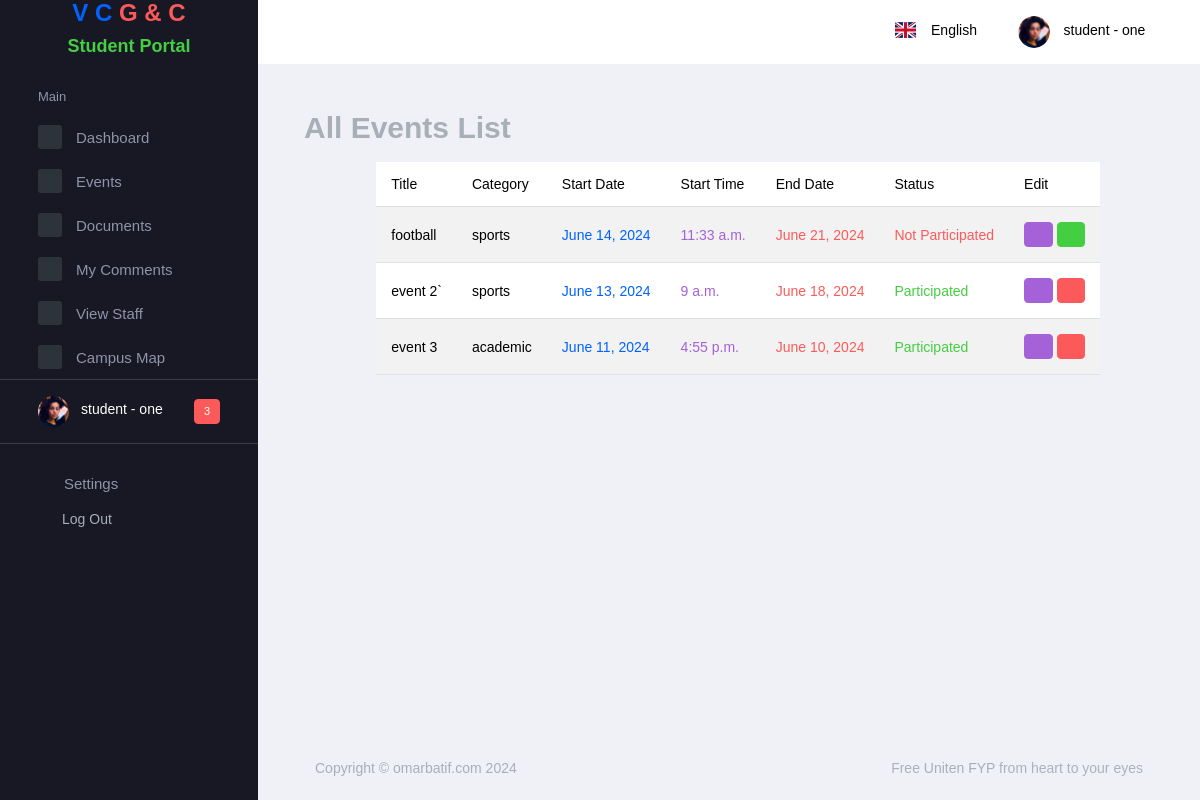
The app's page /student/events/ (signed in) with its own data.
### user/models.py (models this page shows)
class CustomUser(AbstractBaseUser, PermissionsMixin):
    first_name = models.CharField(_("first name"), max_length=50)
    last_name = models.CharField(_("last name"), max_length=50)
    username = models.CharField(_("user name"), unique=True, max_length=50)
    email = models.EmailField(_("email address"), unique=True)
    is_staff = models.BooleanField(default=False)
    is_student = models.BooleanField(default=False)
    is_active = models.BooleanField(default=True)
    date_joined = models.DateTimeField(default=timezone.now)
    USERNAME_FIELD = "email"
    REQUIRED_FIELDS = [
        "first_name",
        "last_name",
        "username",
    ]
    objects = CustomUserManager()
    class Meta:
        app_label = "user"
        db_table = ""
        managed = True
        verbose_name = "Single User"
        verbose_name_plural = "All Users"
        order_with_respect_to = "is_staff"
    def __str__(self):
        return f"{self.first_name} - {self.last_name}"

### university/models.py (models this page shows, shortened)
class Event(models.Model):
    class Meta:
        app_label = "university"
        managed = True
        verbose_name = 'Event'
        verbose_name_plural = 'Events'
    title = models.CharField(max_length=100)
    content = models.TextField()
    created_by = models.ForeignKey(
        'user.CustomUser',
        related_name='events',
        on_delete=models.CASCADE)
    category = models.ForeignKey(EventCategory,
                                 on_delete=models.PROTECT,
                                 related_name="event")
    start_at = models.DateTimeField(blank=True, null=True)
    ends_at = models.DateTimeField(blank=True, null=True)
    created_at = models.DateTimeField(auto_now_add=True)
    updated_at = models.DateTimeField(auto_now=True)
    image = models.ImageField(upload_to="events/",
                              null=True, default="default_img.jpeg")

class EventCategory(models.Model):
    class Meta:
        app_label = "university"
        managed = True
        verbose_name = 'Event Category'
        verbose_name_plural = 'Event Categories'
    name = models.CharField(
        max_length=50, blank=True, null=True)
    description = models.CharField(
        max_length=500, blank=True, null=True)
    image = models.ImageField(upload_to="events/categories/",
                              null=True, default="default_img.jpeg")
    def __str__(self):
        return self.name

### student/views.py (the view)
class EventListView(ListView):
    model = Event
    context_object_name = 'events'
    template_name = 'dashboard/student/events/all-list.html'
    def get_context_data(self, **kwargs):
        context = super().get_context_data(**kwargs)
        user = self.request.user
        participated_events = ParticipatedEvent.objects.filter(
            participant=user,
            is_participated=True).values_list('event_id', flat=True)
        context['participated_events'] = participated_events
        return context

### templates/dashboard/student/events/all-list.html (shortened to what this page needs)
{% extends "dashboard/student-base.html" %}
{% block style_content %}
  <link rel="stylesheet" href="https://cdn.datatables.net/responsive/3.0.2/css/responsive.bootstrap5.css">
  <link rel="stylesheet" href="https://cdn.datatables.net/2.0.8/css/dataTables.bootstrap5.css">
{% endblock style_content %}
{% block main_content %}
<div class="row">
  <div class="col-sm-12">
    <h1>All Events List</h1>
  </div>
</div>
<div class="row mt-2">
  <div class="col-md-1"></div>
  <div class="col-md-10">
    <table id="events_table" class="table table-striped nowrap" style="width:100%">
      <thead>
          <tr>
            <th>Title</th>
            <th>Category</th>
            <th>Start Date</th>
            <th>Start Time</th>
            <th>End Date</th>
            <th>Status</th>
            <th>Edit</th>
          </tr>
      </thead>
      <tbody>
        {% for event in events %}
        <tr>
          <td>{{ event.title }}</td>
          <td>{{ event.category }}</td>
          <td class="text-primary">{{ event.start_at.date }}</td>
          <td class="text-info">{{ event.start_at.time }}</td>
          <td class="text-danger">{{ event.ends_at.date }}</td>
        {% if event.id in participated_events %}
            <td class="text-success">Participated</td>
        {% else %}
        <td class="text-danger">Not Participated</td>
        {% endif %}
          <td>
            <label class="badge badge-info">
                <a
                  href="{% url 'student-event-detail' event.id %}"
                  class="text-success"
                >
                  <i class="mdi mdi-eye"></i>
                </a>
            </label>
      {% if request.user.is_student and not event.id in participated_events %}
            <label class="badge badge-success">
              <a
                href="{% url 'student-events-participate' event.id %}"
                class="text-dark"
              >
                <i class="mdi mdi-pencil-box-outline"></i>
              </a>
            </label>
            {% else %}
            <label class="badge badge-danger">
              <a href="{% url 'student-events-un-participate' event.id %}" class="text-dark">
                <i class="mdi mdi-block-helper"></i>
              </a>
            </label>
            {% endif %}
          </td>
        </tr>
      {% endfor %}
      </tbody>
    </table>
  </div>
  <div class="col-md-1"></div>
</div>
{% endblock main_content %}

### templates/dashboard/student-base.html (shortened to what this page needs)
{% load static %} {% load active_link_tags %}
<!DOCTYPE html>
<html lang="en">
  <head>
    <link
      rel="stylesheet"
      href="https://cdnjs.cloudflare.com/ajax/libs/font-awesome/6.5.2/css/all.min.css"
    />
    <link
      rel="stylesheet"
      href="https://cdn.jsdelivr.net/npm/bootstrap@5.3.2/dist/css/bootstrap.min.css"
    />
    <link
      rel="stylesheet"
      href="{% static 'dashboard/assets/vendors/mdi/css/materialdesignicons.min.css' %}"
    />
    <link
      rel="stylesheet"
      href="{% static 'dashboard/assets/vendors/flag-icon-css/css/flag-icon.min.css' %}"
    />
    <link
      rel="stylesheet"
      href="{% static 'dashboard/assets/vendors/css/vendor.bundle.base.css' %}"
    />
    <link
      rel="stylesheet"
      href="{% static 'dashboard/assets/vendors/font-awesome/css/font-awesome.min.css' %}"
    />
    <link
      rel="stylesheet"
      href="{% static 'dashboard/assets/vendors/bootstrap-datepicker/bootstrap-datepicker.min.css' %}"
    />
    <link
      rel="stylesheet"
      href="{% static 'dashboard/assets/css/style.css' %}"
    />
    {% block style_content %}{% endblock style_content %}
  </head>
  <body>
    <div class="container-scroller">
      <nav
        class="navbar default-layout-navbar col-lg-12 col-12 p-0 fixed-top d-flex flex-row"
      >
        <div
          class="text-center navbar-brand-wrapper d-flex align-items-center justify-content-center"
        >
          <a class="navbar-brand brand-logo" href="{% url 'student-home' %}"
            ><h2>
              <span class="text-primary">V C</span>
              <span class="text-danger">G & C</span>
            </h2>
            <h4 class="text-success">Student Portal</h4></a
          >
        </div>
        <div class="navbar-menu-wrapper d-flex align-items-stretch">
          <button
            class="navbar-toggler navbar-toggler align-self-center"
            type="button"
            data-toggle="minimize"
          >
            <span class="mdi mdi-menu"></span>
          </button>
          <ul class="navbar-nav navbar-nav-right">
            <li class="nav-item nav-language dropdown d-none d-md-block">
              <a
                class="nav-link dropdown-toggle"
                id="languageDropdown"
                href="#"
                data-toggle="dropdown"
                aria-expanded="false"
              >
                <div class="nav-language-icon">
                  <i class="flag-icon flag-icon-gb" title="GB" id="gb"></i>
                </div>
                <div class="nav-language-text">
                  <p class="mb-1 text-black">English</p>
                </div>
              </a>
            </li>
            <li class="nav-item nav-profile dropdown">
              <a
                class="nav-link dropdown-toggle"
                id="profileDropdown"
                href="#"
                data-toggle="dropdown"
                aria-expanded="false"
              >
                <div class="nav-profile-img">
                  <img
                    src="{% static 'dashboard/assets/images/faces/face28.png' %}"
                    alt="image"
                  />
                </div>
                <div class="nav-profile-text">
                  <p class="mb-1 text-black">{{ request.user }}</p>
                </div>
              </a>
            </li>
          </ul>
        </div>
      </nav>
      <div class="container-fluid page-body-wrapper">
        <nav class="sidebar sidebar-offcanvas" id="sidebar">
          <ul class="nav">
            <li class="nav-item nav-category">Main</li>
            {% if name == 'student' %}
            <li class="nav-item {% active_link 'student-home' 'active' %}">
              <a class="nav-link" href="{% url 'student-home' %}">
                <span class="icon-bg"
                  ><i class="mdi mdi-cube menu-icon"></i
                ></span>
                <span class="menu-title">Dashboard</span>
              </a>
            </li>
            {% else %}
            <li class="nav-item">
              <a class="nav-link" href="{% url 'student-home' %}">
                <span class="icon-bg"
                  ><i class="mdi mdi-cube menu-icon"></i
                ></span>
                <span class="menu-title">Dashboard</span>
              </a>
            </li>
            {% endif %}
            <li class="nav-item">
              <a
                class="nav-link"
                data-toggle="collapse"
                href="#ui-basic"
                aria-expanded="false"
                aria-controls="ui-basic"
              >
                <span class="icon-bg"
                  ><i class="mdi mdi-crosshairs-gps menu-icon"></i
                ></span>
                <span class="menu-title">Events</span>
                <i class="menu-arrow"></i>
              </a>
            </li>
            <li class="nav-item">
              <a class="nav-link" href="{% url 'student_document_list' %}">
                <span class="icon-bg"
                  ><i class="mdi mdi-bell-ring menu-icon"></i
                ></span>
                <span class="menu-title">Documents</span>
              </a>
            </li>
            <li class="nav-item">
              <a class="nav-link" href="#">
                <span class="icon-bg"
                  ><i class="mdi mdi-message-reply-text menu-icon"></i
                ></span>
                <span class="menu-title">My Comments</span>
              </a>
            </li>
            <li class="nav-item">
              <a class="nav-link" href="pages/charts/chartjs.html">
                <span class="icon-bg"
                  ><i class="mdi mdi-account-multiple menu-icon"></i
                ></span>
                <span class="menu-title">View Staff</span>
              </a>
            </li>
            <li class="nav-item">
              <a class="nav-link" href="{% url 'student-map' %}">
                <span class="icon-bg"
                  ><i class="mdi mdi-map-marker-radius menu-icon"></i
                ></span>
                <span class="menu-title">Campus Map</span>
              </a>
            </li>
            <li class="nav-item sidebar-user-actions">
              <div class="user-details">
                <div class="d-flex justify-content-between align-items-center">
                  <div>
                    <div class="d-flex align-items-center">
                      <div class="sidebar-profile-img">
                        <img
                          src="{% static 'dashboard/assets/images/faces/face28.png' %}"
                          alt="image"
                        />
                      </div>
                      <div class="sidebar-profile-text">
                        <p class="mb-1">{{ request.user }}</p>
                      </div>
                    </div>
                  </div>
                  <div class="badge badge-danger">3</div>
                </div>
              </div>
            </li>
            <li class="nav-item sidebar-user-actions">
              <div class="sidebar-user-menu">
                <a href="#" class="nav-link"
                  ><i class="mdi mdi-settings menu-icon"></i>
                  <span class="menu-title">Settings</span>
                </a>
              </div>
            </li>
            <li class="nav-item sidebar-user-actions">
              <div class="sidebar-user-menu">
                <form action="{% url 'logout' %}" method="post">
                  <button
                    class="dropdown-item py-1 d-flex align-items-center justify-content-between"
                    type="submit"
                  >
                    <span>Log Out</span>
                    <i class="mdi mdi-logout ml-1"></i>
                  </button>
                </form>
              </div>
            </li>
          </ul>
        </nav>
        <div class="main-panel">
          <div class="content-wrapper">
            {% block main_content %} replace me!!! {% endblock main_content %}
          </div>
          <footer class="footer">
            <div class="footer-inner-wraper">
              <div
                class="d-sm-flex justify-content-center justify-content-sm-between"
              >
                <span
                  class="text-muted d-block text-center text-sm-left d-sm-inline-block"
                  >Copyright © omarbatif.com 2024</span
                >
                <span
                  class="float-none float-sm-right d-block mt-1 mt-sm-0 text-center"
                >
                  Free
                  <a href="#" target="_blank">Uniten FYP</a>
                  from heart to your eyes</span
                >
              </div>
            </div>
          </footer>
        </div>
      </div>
    </div>
  </body>
</html>

### records on screen
CustomUser: user "student - one"
Event: title "football", category "sports", start_at "June 14, 2024", start_at.time "11:33 a.m.", ends_at "June 21, 2024", shows "Not Participated"
Event: title "event 2`", category "sports", start_at "June 13, 2024", start_at.time "9 a.m.", ends_at "June 18, 2024", shows "Participated"
Event: title "event 3", category "academic", start_at "June 11, 2024", start_at.time "4:55 p.m.", ends_at "June 10, 2024", shows "Participated"
